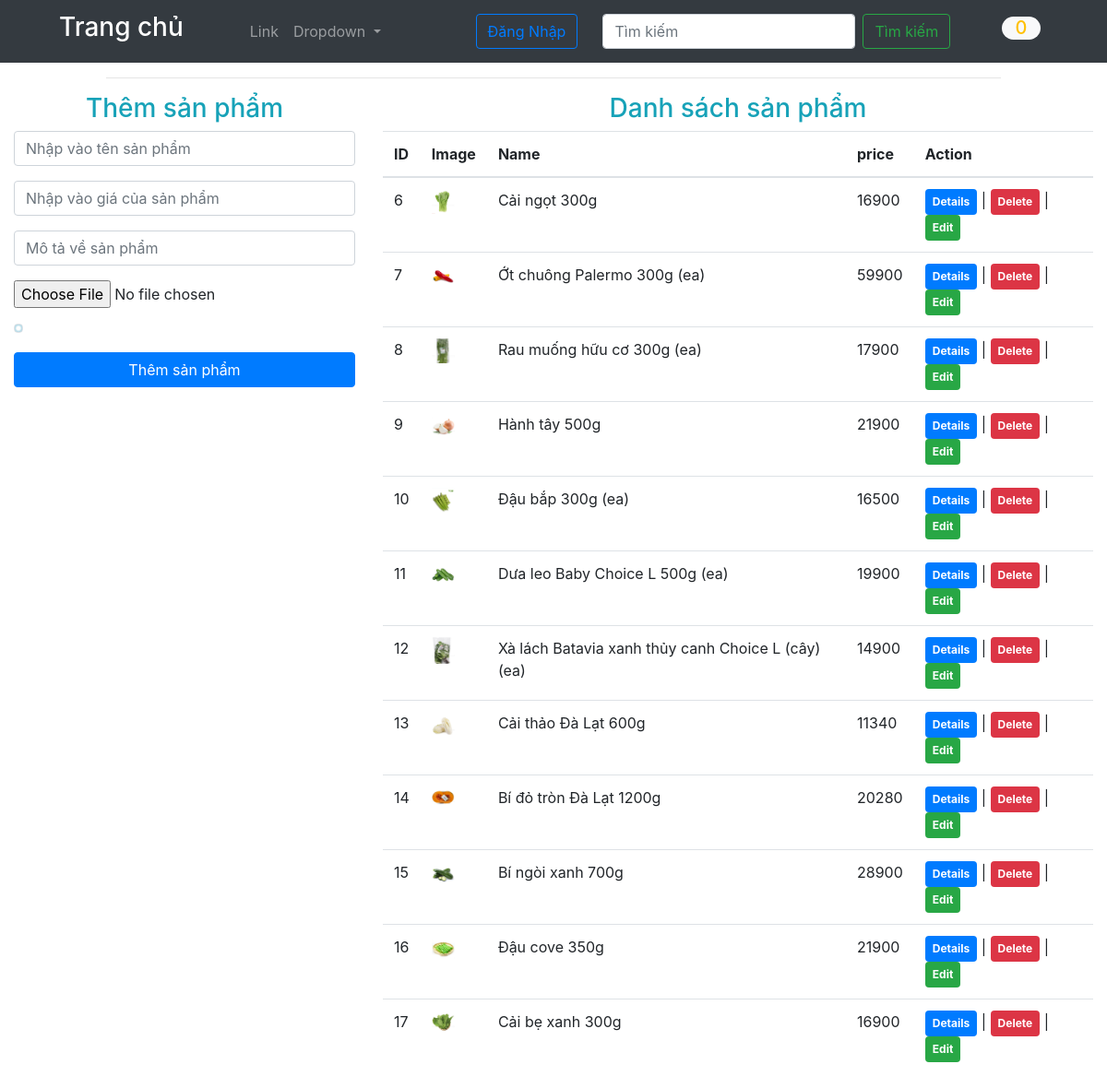
The app's page /adminpage.php with its own data.
### tables this page shows
CREATE TABLE `producttb` (
  `id` int(11) NOT NULL,
  `product_name` varchar(100) DEFAULT NULL,
  `product_price` int(11) DEFAULT NULL,
  `product_image` varchar(255) DEFAULT NULL,
  `ChiTietSP` text DEFAULT NULL
);

### functionadmin.php (called while the page is built, shortened)
<?php
	$update=false;
	$name="";
	$price="";
	$photo="";
	$details="";
?>

### adminpage.php (the view, shortened to what this page needs)
<?php
include 'functionadmin.php';
 ?>
<!DOCTYPE html>
<html lang="en">
<head>
  <link rel="stylesheet" href="https://maxcdn.bootstrapcdn.com/bootstrap/4.1.3/css/bootstrap.min.css">
  <link rel="stylesheet" type="text/css" href="https://cdn.datatables.net/v/bs4/dt-1.10.18/datatables.min.css" />
</head>
<body>
<?php
    require_once ('php/header1.php');
?>
  <div class="container-fluid">
    <div class="row justify-content-center">
      <div class="col-md-10">
        <hr>
      </div>
    </div>
    <div class="row">
      <div class="col-md-4">
        <h3 class="text-center text-info">Thêm sản phẩm</h3>
        <form action="adminpage.php" method="post" enctype="multipart/form-data">
          <div class="form-group">
            <input type="text" name="name" value="<?= $name; ?>" class="form-control" placeholder="Nhập vào tên sản phẩm" required>
          </div>
          <div class="form-group">
            <input type="number" name="price" value="<?= $price; ?>" class="form-control" placeholder="Nhập vào giá của sản phẩm" required>
          </div>
          <div class="form-group">
            <input type="text" name="details" value="<?= $details; ?>" class="form-control" placeholder="Mô tả về sản phẩm" required>
          </div>
          <div class="form-group">
            <input type="file" name="image" class="custom-file">
            <img src="<?= $photo; ?>" width="120" class="img-thumbnail">
          </div>
          <div class="form-group">
            <?php if ($update == true) { ?>
            <input type="submit" name="update" class="btn btn-success btn-block" value="Cập nhật sản phẩm">
            <?php } else { ?>
            <input type="submit" name="add" class="btn btn-primary btn-block" value="Thêm sản phẩm">
            <?php } ?>
          </div>
        </form>
      </div>
      <div class="col-md-8">
        <?php
          $query = 'SELECT * FROM producttb';
          $stmt = $conn->prepare($query);
          $stmt->execute();
          $result = $stmt->get_result();
        ?>
        <h3 class="text-center text-info">Danh sách sản phẩm</h3>
        <table class="table table-hover" id="data-table">
          <thead>
            <tr>
              <th>ID</th>
              <th>Image</th>
              <th>Name</th>
              <th>price</th>
              <th>Action</th>
            </tr>
          </thead>
          <tbody>
            <?php while ($row = $result->fetch_assoc()) { ?>
            <tr>
              <td><?= $row['id']; ?></td>
              <td><img src="<?= $row['product_image']; ?>" width="25"></td>
              <td><?= $row['product_name']; ?></td>
              <td><?= $row['product_price']; ?></td>
              <td>
                <a href="details.php?details=<?= $row['id']; ?>" class="badge badge-primary p-2">Details</a> |
                <a href="adminpage.php?delete=<?= $row['id']; ?>" class="badge badge-danger p-2" onclick="return confirm('Do you want delete this record?');">Delete</a> |
                <a href="adminpage.php?edit=<?= $row['id']; ?>" class="badge badge-success p-2">Edit</a>
              </td>
            </tr>
            <?php } ?>
          </tbody>
        </table>
      </div>
    </div>
  </div>
</body>
</html>

### style.css (style rules this page uses)
img { max-width: 100%; height: auto; background: lightblue; background: radial-gradient(white 30%, lightblue 70%); }

### records on screen
producttb: id "6", product_image (picture), product_name "Cải ngọt 300g", product_price "16900"
producttb: id "7", product_image (picture), product_name "Ớt chuông Palermo 300g (ea)", product_price "59900"
producttb: id "8", product_image (picture), product_name "Rau muống hữu cơ 300g (ea)", product_price "17900"
producttb: id "9", product_image (picture), product_name "Hành tây 500g", product_price "21900"
producttb: id "10", product_image (picture), product_name "Đậu bắp 300g (ea)", product_price "16500"
producttb: id "11", product_image (picture), product_name "Dưa leo Baby Choice L 500g (ea)", product_price "19900"
producttb: id "12", product_image (picture), product_name "Xà lách Batavia xanh thủy canh Choice L (cây) (ea)", product_price "14900"
producttb: id "13", product_image (picture), product_name "Cải thảo Đà Lạt 600g", product_price "11340"
producttb: id "14", product_image (picture), product_name "Bí đỏ tròn Đà Lạt 1200g", product_price "20280"
producttb: id "15", product_image (picture), product_name "Bí ngòi xanh 700g", product_price "28900"
producttb: id "16", product_image (picture), product_name "Đậu cove 350g", product_price "21900"
producttb: id "17", product_image (picture), product_name "Cải bẹ xanh 300g", product_price "16900"
